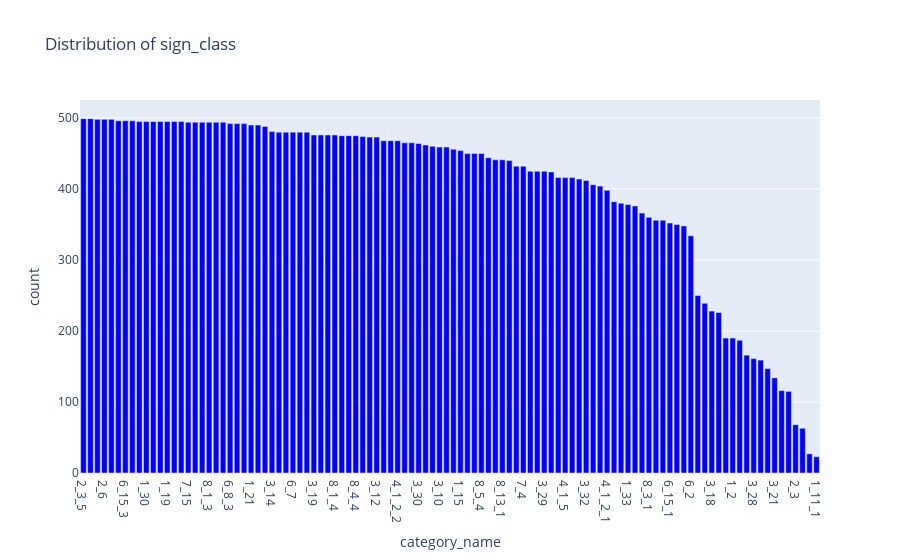

Notebook code for this chart:
### Code cell
grouped_data = temp.groupby('category_name').size().reset_index(name='count')
grouped_data = grouped_data.sort_values(by='count', ascending=False)
fig = px.bar(grouped_data, x='category_name' ,y ='count', 
             labels={'category_name': 'category_name'}, color_discrete_sequence=['blue'], 
             title=f'Distribution of sign_class')
fig.show()

### Figure 1 — Plotly figure (JSON) as saved in the notebook; plotly's stock layout.template omitted (floating-point values rounded to 4 significant figures)
{"data": [{"alignmentgroup": "True", "hovertemplate": "category_name=%{x}<br>count=%{y}<extra></extra>", "legendgroup": "", "marker": {"color": "blue", "pattern": {"shape": ""}}, "name": "", "offsetgroup": "", "orientation": "v", "showlegend": false, "textposition": "auto", "type": "bar", "x": ["2_3_5", "3_33", "8_3_3", "2_6", "4_5", "2_7", "6_15_3", "1_6", "1_7", "1_30", "2_3_6", "7_1", "1_19", "5_12", "5_3", "7_15", "6_8_2", "1_31", "8_1_3", "4_8_3", "2_3_4", "6_8_3", "7_7", "3_16", "1_21", "5_4", "4_1_3", "3_14", "8_8", "5_18", "6_7", "1_18", "1_20", "3_19", "8_2_2", "7_6", "8_1_4", "8_18", "8_6_2", "8_4_4", "5_7_1", "5_22", "3_12", "3_4", "6_15_2", "4_1_2_2", "5_7_2", "8_2_3", "3_30", "8_6_4", "3_11", "3_10", "8_4_1", "5_21", "1_15", "4_1_6", "1_13", "8_5_4", "4_8_2", "7_12", "8_13_1", "1_27", "8_3_2", "7_4", "5_11", "1_5", "3_29", "8_2_4", "1_1", "4_1_5", "1_14", "7_11", "3_32", "8_1_1", "1_20_3", "4_1_2_1", "1_12", "3_18_2", "1_33", "3_25", "3_31", "8_3_1", "1_12_2", "3_2", "6_15_1", "7_2", "4_3", "6_2", "8_4_3", "6_3_1", "3_18", "3_13", "5_14", "1_2", "8_15", "7_5", "3_28", "1_16", "1_8", "3_21", "1_20_2", "1_11", "2_3", "5_15_7", "4_1_2", "1_11_1"], "xaxis": "x", "y": [499, 499, 498, 498, 498, 496, 496, 496, 495, 495, 495, 495, 495, 495, 495, 494, 494, 494, 494, 494, 494, 492, 492, 492, 490, 490, 488, 481, 480, 480, 480, 480, 480, 476, 476, 476, 476, 475, 475, 475, 474, 473, 473, 468, 468, 468, 465, 465, 464, 462, 460, 459, 459, 456, 454, 450, 450, 450, 444, 441, 441, 440, 432, 432, 425, 425, 425, 424, 416, 416, 416, 414, 412, 406, 404, 398, 382, 380, 378, 376, 366, 360, 356, 356, 352, 350, 348, 334, 250, 239, 228, 226, 190, 190, 187, 166, 161, 159, 147, 134, 116, 115, 68, 63, 27, 23], "yaxis": "y"}], "layout": {"barmode": "relative", "legend": {"tracegroupgap": 0}, "title": {"text": "Distribution of sign_class"}, "xaxis": {"anchor": "y", "domain": [0, 1], "title": {"text": "category_name"}}, "yaxis": {"anchor": "x", "domain": [0, 1], "title": {"text": "count"}}}}
